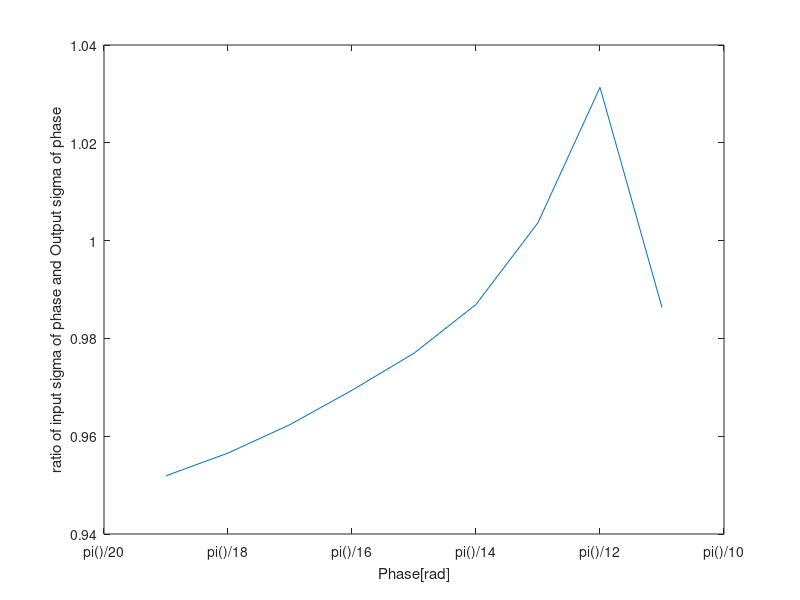

Here is the MATLAB script that generated this plot:
%4pi
%sigma_phase = [pi()/20,pi()/18,pi()/16,pi()/14,pi()/12,pi()/10,pi()/8,pi()/6,pi()/4];
%sigma_phai_in =[2.3080,2.4796,2.5904,2.6649,2.7180,2.7575,2.7880,2.8123,2.8320];
sigma_phai_in =[2.8320,2.8123,2.7880,2.7575,2.7180,2.6649,2.5904,2.4796,2.3080];
%sigma_phai_out = [2.2764,2.5573,2.5999,2.6301,2.6554,2.6731,2.6831,2.6901,2.6958];
sigma_phai_out = [2.6958,2.6901,2.6831,2.6731,2.6554,2.6301,2.5999,2.5573,2.2764];

% plot(sigma_phai_in,sigma_phai_out);
% xlabel('Input sigma');
% ylabel('Output sigma');
% xlim([2.3,3]);
% ylim([2.3,3]);
grid
grid on
plot(sigma_phai_out./sigma_phai_in);
xlabel('Phase[rad]');
ylabel('ratio of input sigma of phase and Output sigma of phase');
%set(gca,'XTick',[pi()/20,pi()/18,pi()/16,pi()/14,pi()/12,pi()/10,pi()/8,pi()/6,pi()/4])
set(gca,'XTickLabel',{'pi()/20','pi()/18','pi()/16','pi()/14','pi()/12','pi()/10','pi()/8','pi()/6','pi()/4'})
% xlim([2.3,3]);